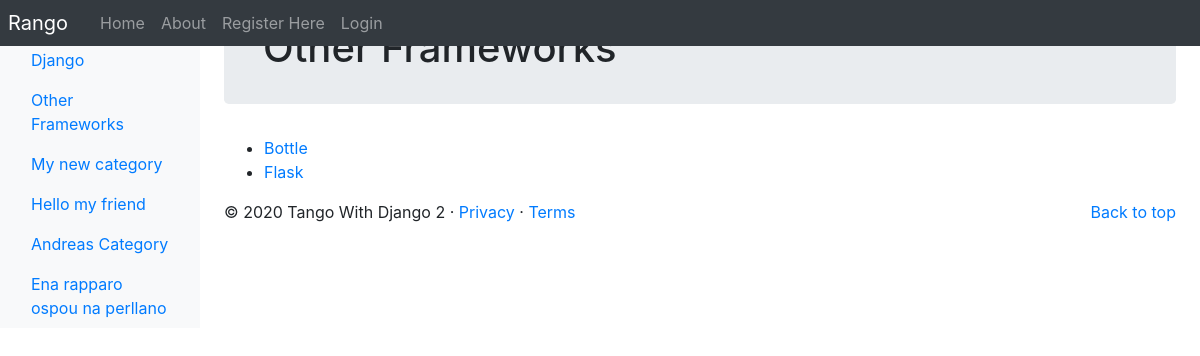
The app's page /rango/category/other-frameworks/ with its own data.
### rango/models.py (models this page shows, shortened)
class Category(models.Model):
    name = models.CharField(max_length=128, unique=True)
    views = models.IntegerField( default = 0)
    likes = models.IntegerField( default = 0)
    slug = models.SlugField(unique = True)
    class Meta:
        verbose_name_plural = 'Categories'

class Page(models.Model):
    category = models.ForeignKey(Category, on_delete=models.CASCADE)
    title = models.CharField(max_length=128)
    url = models.URLField()
    views = models.IntegerField(default=0)

### rango/views.py (the view)
# urls.py: path('category/<slug:category_name_slug>/',views.show_category, name='show_category'),
def show_category(request, category_name_slug):
    context_dict={}
    try:
        category = Category.objects.get(slug = category_name_slug)
        pages = Page.objects.filter(category=category)
        context_dict['pages'] = pages
        context_dict['category'] = category
    except Category.DoesNotExist:
        context_dict['category'] = None
        context_dict['pages'] = None
    return render(request, 'rango/category.html', context=context_dict)

### rango/templatetags/rango_template_tags.py (called while the page is built)
@register.inclusion_tag('rango/categories.html')
def get_category_list(current_category = None):
    return {'categories': Category.objects.all(),'current_category':current_category}

### templates/rango/category.html (shortened to what this page needs)
{% extends 'rango/base.html' %}
{% load staticfiles %}
{% block body_block %}
    {% if category %}
            <div class="jumbotron p-4">
                <div class="container">
                    <h1 class="jumbotron-heading">{{ category.name }}</h1>
                </div>
            </div>
                {% if pages %}
                <ul>
                    {% for page in pages %}
                    <li><a href="{{ page.url }}">{{ page.title }}</a></li>
                    {% endfor %}
                 </ul>
                {% else %}
                <strong>No pages currently in category.</strong>
                {% endif %}
            {% else %}
                The specified category does not exist.
            {% endif %}
            {% endblock %}

### templates/rango/categories.html (shortened to what this page needs)
<ul class="nav flex-column">
    {% if categories %}
        {% for c in categories %}
            {% if c == current_category %}
                <li class="nav-item">
                    <a class="nav-link active" href="{% url 'rango:show_category' c.slug %}">
                         {{ c.name }}
                    </a>
                </li>
            {% else %}
            <li class="nav-item">
                <a class="nav-link" href="{% url 'rango:show_category' c.slug %}">
                     {{ c.name }}
                </a>
            </li>
            {% endif %}
        {% endfor %}
    {% else %}
    <li class="nav-item">There are no categories present.</li>
    {% endif %}
</ul>

### records on screen
Category: name "Django"
Category: name "Other Frameworks"
Category: name "My new category"
Category: name "Hello my friend"
Category: name "Andreas Category"
Category: name "Ena rapparo ospou na perllano"
Page: title "Bottle"
Page: title "Flask"
